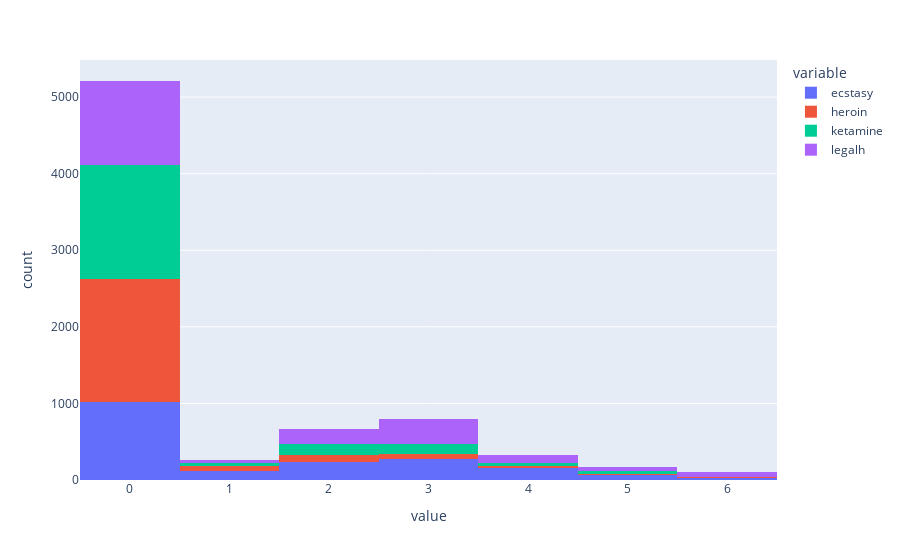

This figure's notebook cell:
### Code cell
drug_hist4 = px.histogram(drugs, x= ['ecstasy', 'heroin', 'ketamine', 'legalh', ])

drug_hist4.show()

### Figure 1 — Plotly figure (JSON) as saved in the notebook; plotly's stock layout.template omitted (floating-point values rounded to 4 significant figures; data arrays with more than 128 entries replaced by an {"elided": "..."} marker saying what was removed)
{"data": [{"alignmentgroup": "True", "bingroup": "x", "hovertemplate": "variable=ecstasy<br>value=%{x}<br>count=%{y}<extra></extra>", "legendgroup": "ecstasy", "marker": {"color": "#636efa"}, "name": "ecstasy", "offsetgroup": "ecstasy", "orientation": "v", "showlegend": true, "type": "histogram", "x": {"elided": "1885 int values"}, "xaxis": "x", "yaxis": "y"}, {"alignmentgroup": "True", "bingroup": "x", "hovertemplate": "variable=heroin<br>value=%{x}<br>count=%{y}<extra></extra>", "legendgroup": "heroin", "marker": {"color": "#EF553B"}, "name": "heroin", "offsetgroup": "heroin", "orientation": "v", "showlegend": true, "type": "histogram", "x": {"elided": "1885 int values"}, "xaxis": "x", "yaxis": "y"}, {"alignmentgroup": "True", "bingroup": "x", "hovertemplate": "variable=ketamine<br>value=%{x}<br>count=%{y}<extra></extra>", "legendgroup": "ketamine", "marker": {"color": "#00cc96"}, "name": "ketamine", "offsetgroup": "ketamine", "orientation": "v", "showlegend": true, "type": "histogram", "x": {"elided": "1885 int values"}, "xaxis": "x", "yaxis": "y"}, {"alignmentgroup": "True", "bingroup": "x", "hovertemplate": "variable=legalh<br>value=%{x}<br>count=%{y}<extra></extra>", "legendgroup": "legalh", "marker": {"color": "#ab63fa"}, "name": "legalh", "offsetgroup": "legalh", "orientation": "v", "showlegend": true, "type": "histogram", "x": {"elided": "1885 int values"}, "xaxis": "x", "yaxis": "y"}], "layout": {"autosize": true, "barmode": "relative", "legend": {"title": {"text": "variable"}, "tracegroupgap": 0}, "margin": {"t": 60}, "xaxis": {"anchor": "y", "autorange": true, "domain": [0, 1], "range": [-0.5, 6.5], "title": {"text": "value"}, "type": "linear"}, "yaxis": {"anchor": "x", "autorange": true, "domain": [0, 1], "range": [0, 5484.0], "title": {"text": "count"}}}}
